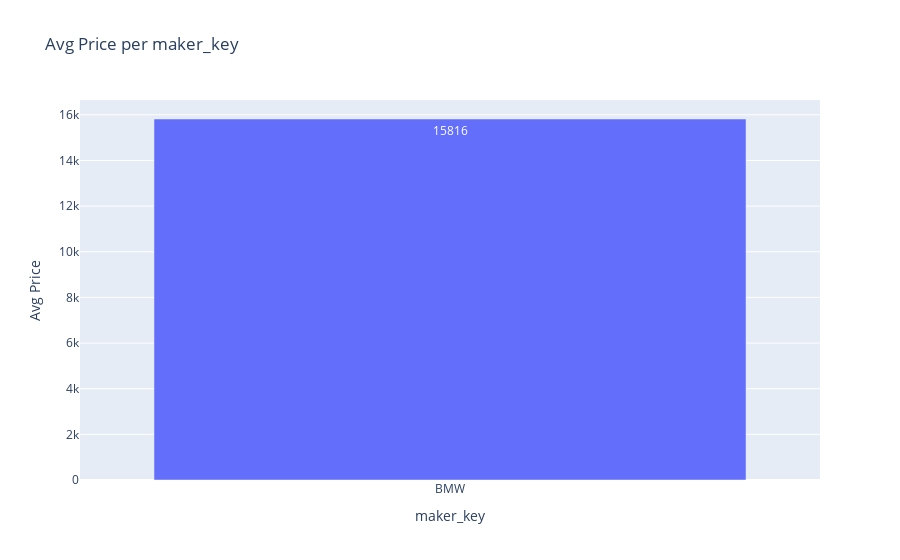
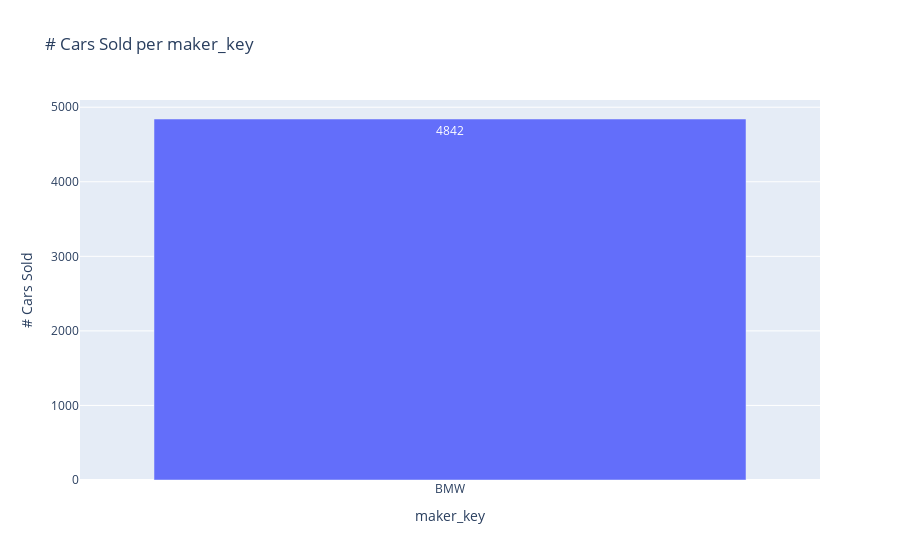
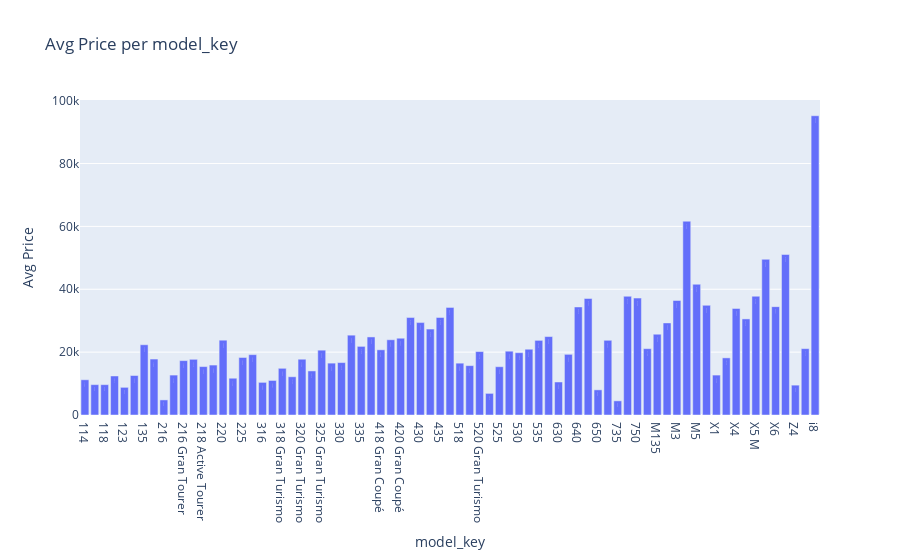
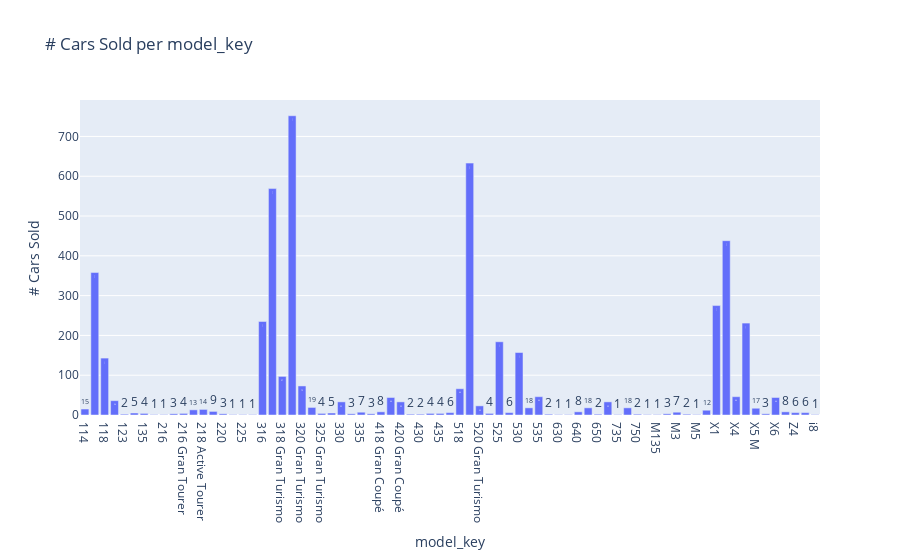

Notebook cell for these charts, in order:
### Markdown cell above
Plot aggregated data

### Code cell
def aggregate_data(dataset, column, aggregation):
    if aggregation == 'count':
        dataset_agg = dataset.groupby(dataset[column]).size().reset_index(name='count')
        dataset_agg = dataset_agg.sort_values(by = column)
    else:        
        dataset_agg = dataset.groupby(dataset[column]).agg({'price':aggregation}).reset_index()
        dataset_agg = dataset_agg.sort_values(by = column)
    return dataset_agg

def plot_data(df, x, y):
    if y == 'count':
        fig = px.bar(df, x=x, y='count', title=f'# Cars Sold per {x}')
        fig.update_traces(texttemplate='%{y}')
        fig.update_layout(
            xaxis_title=x,
            yaxis_title='# Cars Sold',
            hovermode='x'
        )
        fig.show()

    else:
        fig = px.bar(df, x=x, y='price', title=f'Avg Price per {x}')
        fig.update_traces(texttemplate='%{y:.0f}')
        fig.update_layout(
            xaxis_title=x,
            yaxis_title='Avg Price',
            hovermode='x'
        )
        fig.show()


dataset['registration_year'] = pd.to_datetime(dataset['registration_date']).dt.year
columns_to_analyze = ['maker_key', 'model_key', 'mileage_range', 'engine_power_range', 'registration_year', 'fuel', 'paint_color', 'car_type', 'sold_at']
for column in columns_to_analyze:
    df_mean = aggregate_data(dataset, column, 'mean')
    plot_data(df_mean, column, 'price')

    df_count = aggregate_data(dataset, column, 'count')
    plot_data(df_count, column, 'count')

### Figure 1 — Plotly figure (JSON) as saved in the notebook; plotly's stock layout.template omitted (floating-point values rounded to 4 significant figures)
{"data": [{"alignmentgroup": "True", "hovertemplate": "maker_key=%{x}<br>price=%{y}<extra></extra>", "legendgroup": "", "marker": {"color": "#636efa", "pattern": {"shape": ""}}, "name": "", "offsetgroup": "", "orientation": "v", "showlegend": false, "textposition": "auto", "texttemplate": "%{y:.0f}", "type": "bar", "x": ["BMW"], "xaxis": "x", "y": [15820.0], "yaxis": "y"}], "layout": {"barmode": "relative", "hovermode": "x", "legend": {"tracegroupgap": 0}, "title": {"text": "Avg Price per maker_key"}, "xaxis": {"anchor": "y", "domain": [0, 1], "title": {"text": "maker_key"}}, "yaxis": {"anchor": "x", "domain": [0, 1], "title": {"text": "Avg Price"}}}}

### Figure 2 — Plotly figure (JSON) as saved in the notebook; plotly's stock layout.template omitted (floating-point values rounded to 4 significant figures)
{"data": [{"alignmentgroup": "True", "hovertemplate": "maker_key=%{x}<br>count=%{y}<extra></extra>", "legendgroup": "", "marker": {"color": "#636efa", "pattern": {"shape": ""}}, "name": "", "offsetgroup": "", "orientation": "v", "showlegend": false, "textposition": "auto", "texttemplate": "%{y}", "type": "bar", "x": ["BMW"], "xaxis": "x", "y": [4842], "yaxis": "y"}], "layout": {"barmode": "relative", "hovermode": "x", "legend": {"tracegroupgap": 0}, "title": {"text": "# Cars Sold per maker_key"}, "xaxis": {"anchor": "y", "domain": [0, 1], "title": {"text": "maker_key"}}, "yaxis": {"anchor": "x", "domain": [0, 1], "title": {"text": "# Cars Sold"}}}}

### Figure 3 — Plotly figure (JSON) as saved in the notebook; plotly's stock layout.template omitted (floating-point values rounded to 4 significant figures)
{"data": [{"alignmentgroup": "True", "hovertemplate": "model_key=%{x}<br>price=%{y}<extra></extra>", "legendgroup": "", "marker": {"color": "#636efa", "pattern": {"shape": ""}}, "name": "", "offsetgroup": "", "orientation": "v", "showlegend": false, "textposition": "auto", "texttemplate": "%{y:.0f}", "type": "bar", "x": ["114", "116", "118", "120", "123", "125", "135", "214 Gran Tourer", "216", "216 Active Tourer", "216 Gran Tourer", "218", "218 Active Tourer", "218 Gran Tourer", "220", "220 Active Tourer", "225", "225 Active Tourer", "316", "318", "318 Gran Turismo", "320", "320 Gran Turismo", "325", "325 Gran Turismo", "328", "330", "330 Gran Turismo", "335", "335 Gran Turismo", "418 Gran Coupé", "420", "420 Gran Coupé", "425", "430", "430 Gran Coupé", "435", "435 Gran Coupé", "518", "520", "520 Gran Turismo", "523", "525", "528", "530", "530 Gran Turismo", "535", "535 Gran Turismo", "630", "635", "640", "640 Gran Coupé", "650", "730", "735", "740", "750", "ActiveHybrid 5", "M135", "M235", "M3", "M4", "M5", "M550", "X1", "X3", "X4", "X5", "X5 M", "X5 M50", "X6", "X6 M", "Z4", "i3", "i8"], "xaxis": "x", "y": [11210.0, 9654.0, 9648.0, 12420.0, 8800, 12560, 22350, 17800, 4800, 12700, 17300, 17720.0, 15400, 15890.0, 23800, 11700, 18300, 19200, 10380.0, 10990.0, 14850.0, 12160.0, 17750.0, 14020.0, 20625, 16500, 16670.0, 25400, 21830.0, 24830.0, 20740.0, 23930.0, 24430.0, 31000, 29400, 27325, 31025, 34220.0, 16490.0, 15710.0, 20180.0, 6875, 15360.0, 20300, 19830.0, 20930.0, 23750.0, 24950, 10500, 19300, 34375, 37070.0, 8000, 23770.0, 4500, 37770.0, 37200, 21100, 25700, 29300, 36430.0, 61650, 41600, 34900, 12700, 18180.0, 33900.0, 30570.0, 37790.0, 49530.0, 34460.0, 51050, 9500, 21120.0, 95200], "yaxis": "y"}], "layout": {"barmode": "relative", "hovermode": "x", "legend": {"tracegroupgap": 0}, "title": {"text": "Avg Price per model_key"}, "xaxis": {"anchor": "y", "domain": [0, 1], "title": {"text": "model_key"}}, "yaxis": {"anchor": "x", "domain": [0, 1], "title": {"text": "Avg Price"}}}}

### Figure 4 — Plotly figure (JSON) as saved in the notebook; plotly's stock layout.template omitted (floating-point values rounded to 4 significant figures)
{"data": [{"alignmentgroup": "True", "hovertemplate": "model_key=%{x}<br>count=%{y}<extra></extra>", "legendgroup": "", "marker": {"color": "#636efa", "pattern": {"shape": ""}}, "name": "", "offsetgroup": "", "orientation": "v", "showlegend": false, "textposition": "auto", "texttemplate": "%{y}", "type": "bar", "x": ["114", "116", "118", "120", "123", "125", "135", "214 Gran Tourer", "216", "216 Active Tourer", "216 Gran Tourer", "218", "218 Active Tourer", "218 Gran Tourer", "220", "220 Active Tourer", "225", "225 Active Tourer", "316", "318", "318 Gran Turismo", "320", "320 Gran Turismo", "325", "325 Gran Turismo", "328", "330", "330 Gran Turismo", "335", "335 Gran Turismo", "418 Gran Coupé", "420", "420 Gran Coupé", "425", "430", "430 Gran Coupé", "435", "435 Gran Coupé", "518", "520", "520 Gran Turismo", "523", "525", "528", "530", "530 Gran Turismo", "535", "535 Gran Turismo", "630", "635", "640", "640 Gran Coupé", "650", "730", "735", "740", "750", "ActiveHybrid 5", "M135", "M235", "M3", "M4", "M5", "M550", "X1", "X3", "X4", "X5", "X5 M", "X5 M50", "X6", "X6 M", "Z4", "i3", "i8"], "xaxis": "x", "y": [15, 358, 143, 36, 2, 5, 4, 1, 1, 3, 4, 13, 14, 9, 3, 1, 1, 1, 235, 569, 97, 752, 73, 19, 4, 5, 33, 3, 7, 3, 8, 44, 33, 2, 2, 4, 4, 6, 66, 633, 23, 4, 184, 6, 157, 18, 46, 2, 1, 1, 8, 18, 2, 33, 1, 18, 2, 1, 1, 3, 7, 2, 1, 12, 275, 438, 46, 231, 17, 3, 44, 8, 6, 6, 1], "yaxis": "y"}], "layout": {"barmode": "relative", "hovermode": "x", "legend": {"tracegroupgap": 0}, "title": {"text": "# Cars Sold per model_key"}, "xaxis": {"anchor": "y", "domain": [0, 1], "title": {"text": "model_key"}}, "yaxis": {"anchor": "x", "domain": [0, 1], "title": {"text": "# Cars Sold"}}}}
